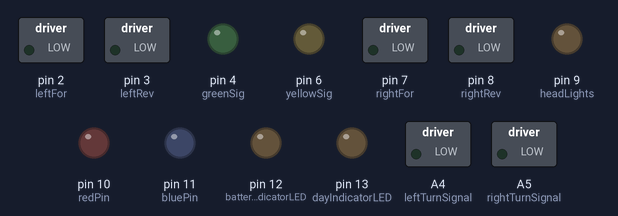
Recording of a sketch running on a simulated Arduino Uno, built with avr-gcc and run on an emulated ATmega328P. Parts: switched loads named in the sketch (green lamp = pin HIGH), output pins drawn as LEDs (lit = HIGH). What the sketch prints to the serial monitor is not drawn.

Above: at 0.1 s.
At 1.6 s:
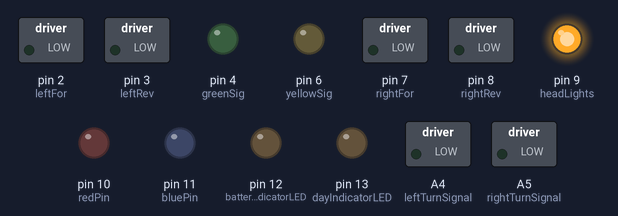
At 39.1 s:
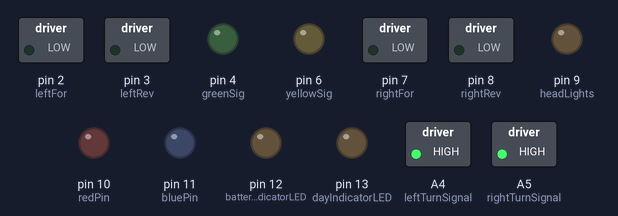
Timing chart, 0 to 40.0 s (numbered marks = the images above):
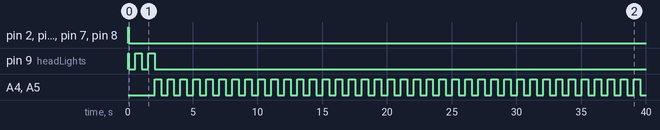

The sketch:

challenge4_Solo.ino
```cpp
//Challenge 4 -- Night Conditions

//#include <SPI.h>
//#include <WiFiNINA.h>

#define redPin 10 // color detection blue and red
#define bluePin 11

#define batteryIndicatorLED 12 //sensor indication
#define dayIndicatorLED 13
#define IRDector A3

#define ambientLightPin A2 // detectors
#define colorPin A1
#define batteryPin A0

#define leftFor 2 // motor control
#define leftRev 3
#define rightFor 7
#define rightRev 8

#define blueSig 0 // indicator LEDS
#define redSig 1
#define greenSig 4
#define yellowSig 6

#define brakeLights 5 // Lights
#define headLights 9
#define leftTurnSignal A4
#define rightTurnSignal A5
/*
char ssid[] = "junior";                // your network SSID (name)
char pass[] = "designdesign";          // your network password
char server[] = "ee31.ece.tufts.edu";  // server
int portNumber = 80;

int status = WL_IDLE_STATUS;
int battery_offset = 0;

String our_id = "F392FC86D8D7";
String companion_team_id = "F79721857DC5";

String getRoute = "GET /" + our_id + "/" + companion_team_id + " HTTP/1.1";
String postRoute = "POST /" + companion_team_id + "/" + our_id  + " HTTP/1.1";

WiFiClient client;*/

double turn_const = 1300;
enum Color { red,
             blue,
             yellow,
             black,
             none };

void setup() {
  Serial.begin(9600);
  Serial.println("staring up");
  pinMode(IRDector, INPUT);
  pinMode(leftFor, OUTPUT);
  pinMode(leftRev, OUTPUT);
  pinMode(rightFor, OUTPUT);
  pinMode(rightRev, OUTPUT);
  pinMode(redPin, OUTPUT);
  pinMode(bluePin, OUTPUT);
  pinMode(batteryIndicatorLED, OUTPUT);
  pinMode(dayIndicatorLED, OUTPUT);
  pinMode(ambientLightPin, INPUT);
  pinMode(batteryPin, INPUT);
  pinMode(colorPin, INPUT);
  pinMode(blueSig, OUTPUT);
  pinMode(redSig, OUTPUT);
  pinMode(greenSig, OUTPUT);
  pinMode(yellowSig, OUTPUT);
  pinMode(headLights, OUTPUT);
  pinMode(leftTurnSignal, OUTPUT);
  pinMode(rightTurnSignal, OUTPUT);
  digitalWrite(yellowSig, HIGH);
  //setupWifi();
  digitalWrite(yellowSig, LOW);

  }


void loop() {
   botOne();
  // colorTest();
  //determine_color();
  // String newRoute = "GET /" + our_id + "/" + our_id + " HTTP/1.1";
  // String message = GET(newRoute);
  // Serial.println(message);
}

void botOne() {
  // Flash blue and red LEDS three times to show the bot is out of diagnostic state

  //sync start with companion bot over wifi
  /*POST(postRoute, "let_us_begin");
  while(GET(getRoute) != "begin_now") {
    stop(500);
  }*/
  digitalWrite(headLights, HIGH); //activate head lights for night

  // Move for on yellow until other bot detected -- then stop and warn other bot
  while (not determine_collision()) { /*or GET(getRoute) != "collision_incoming"*/
    //find(yellow);
    forward(100);
  }

  stop(500);
  //POST(postRoute, "collision_incoming"); // warn other bot of collision

  // Use light based communication to warn other bot
  for(int i = 0; i < 2; i++)
  {
    digitalWrite(headLights, LOW);
    delay(500);
    digitalWrite(headLights, HIGH);
    delay(500);
  }

  digitalWrite(headLights, LOW);

  //Serial.println("COLLISION AVOIDED"); //let the user know collision avoided

  while(true){ // put on both turn signals for hazard lights
    digitalWrite(leftTurnSignal, HIGH);
    digitalWrite(rightTurnSignal, HIGH);
    delay(500);
    digitalWrite(leftTurnSignal, LOW);
    digitalWrite(rightTurnSignal, LOW);
    delay(500);
  }
}


bool determine_collision() {
  int reading = analogRead(IRDector);
  Serial.print("reading:");
  Serial.println(reading);
  bool output = reading > 35;
  return output;
}

void forward(int duration)  // duration in sec
{
  digitalWrite(leftRev, LOW);
  digitalWrite(rightRev, LOW);
  digitalWrite(leftFor, HIGH);
  digitalWrite(rightFor, HIGH);
  delay(duration);
  digitalWrite(leftFor, LOW);
  digitalWrite(rightFor, LOW);
}

void stop(int time) {  //time
  digitalWrite(brakeLights, HIGH);
  digitalWrite(leftRev, HIGH);
  digitalWrite(rightRev, HIGH);
  digitalWrite(leftFor, HIGH);
  digitalWrite(rightFor, HIGH);
  delay(50);
  digitalWrite(leftRev, LOW);
  digitalWrite(rightRev, LOW);
  digitalWrite(leftFor, LOW);
  digitalWrite(rightFor, LOW);
  digitalWrite(brakeLights, LOW);
}
```

Measured:
- by itself, pin 2 (leftFor), pin 3 (leftRev), pin 7 (rightFor), pin 8 (rightRev): LOW → HIGH at 0.00 s, → LOW 0.05 s later
- by itself, pin 9 (headLights): repeats every 1.0 s: LOW 0.50 s, HIGH 0.50 s, until it stays LOW from 2.1 s
- by itself, A4 (leftTurnSignal), A5 (rightTurnSignal): alternates HIGH for 0.50 s and LOW for 0.50 s
